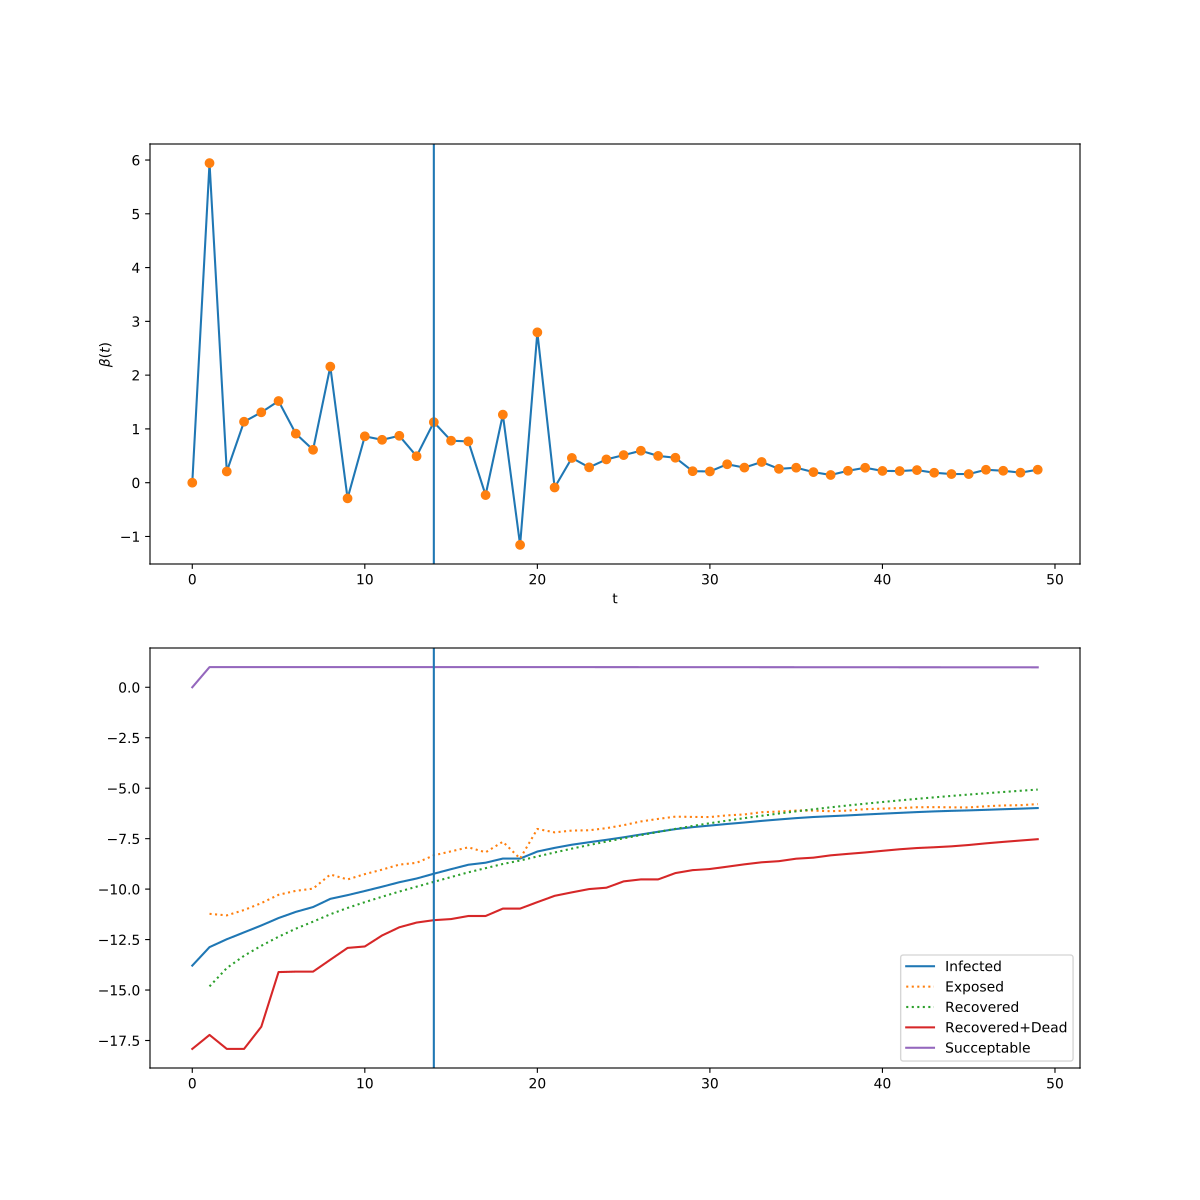

Reproduce this figure in Python.
import pandas as pd
import matplotlib.pyplot as plt
import sys
import argparse 
import os 
from common_utils import get_country_data,strip_year
import numpy as np


if __name__ == "__main__":

   parser = argparse.ArgumentParser()
   parser.add_argument('-i','--input-file',help='Input csv file')
   parser.add_argument('-c','--country-name',help='Country name', default='India')
   parser.add_argument('-o','--output-dir',help='Output dir', default='plots') 
   parser.add_argument('-s','--start-day',help='Starting day', type=int)
   parser.add_argument('-e','--end-day',help='Ending day', type=int)
   parser.add_argument('-l','--lockdown-day',help='Lockdown  day', type=int)
   parser.add_argument('-d','--lockdown-duration',help='Lockdown duration', type=int)

   args = parser.parse_args()

   os.makedirs(args.output_dir, exist_ok=True)

   print("parameters:", vars(args))

   df = pd.read_csv(args.input_file)
   df = get_country_data (df, args.country_name)

   df_l = pd.read_csv("../data/covid-19-lockdown.csv")
   N = dict(zip(df_l['country'].to_list(), df_l['population'].to_list())) 
   L = dict(zip(df_l['country'].to_list(), strip_year(df_l['lockdown'].to_list())))

   print("Population=",N[args.country_name])
   print("Lockdown=",L[args.country_name])

   df = df[df['confirmed'] > 25]
   print("data frame after removing low count:",df.shape)
   days = [int(i) for i in range(0, df.shape[0])]

   dates = strip_year(df['date'].to_list())
   

   count = 0 

   i = np.zeros ([df.shape[0]])
   r = np.zeros ([df.shape[0]])
   rr = np.zeros ([df.shape[0]])
   s = np.zeros ([df.shape[0]])
   e = np.zeros ([df.shape[0]])
   beta = np.zeros ([df.shape[0]])

   population = N[args.country_name]
   gamma = 1.0/7.0
   sigma = 1.0/7.0

   count = 0 
   for index, row in df.iterrows():
      i[count] = row['confirmed']/population 
      rr[count] = row['recovered']/population 
      count +=1
  
   for j in range(1, df.shape[0]):   
      e[j] = ( i[j] - i[j-1] + gamma * i[j])/sigma 
      r[j] = r[j-1] + gamma * i[j] 
      s[j] = 1.0 - ( i[j] + e[j] + r[j])
      beta[j] = (e[j] - e[j-1] + sigma * e[j])/ (s[j] * i[j])

   
   columns=['date','infected','exposed','recovered','succeptable','beta']
   df_new = pd.DataFrame(columns=columns)
   df_new['infected'] = i
   df_new['exposed'] = e
   df_new['recovered'] = rr
   df_new['succeptable'] = s
   df_new['beta'] = beta

   df_new.to_csv(args.output_dir + os.sep + args.country_name +".csv")

   fig = plt.figure(figsize=(12,12))
   ax  = fig.add_subplot(211)
   bx  = fig.add_subplot(212)

   ax.plot(dates, beta)
   ax.plot(dates, beta,'o')
   ax.set_ylabel(r'$\beta(t)$')
   ax.axvline(x=L[args.country_name])
   plt.setp(ax.get_xticklabels(), rotation=90, horizontalalignment='right')
   ax.set_xlabel('t')

   bx.plot(dates,np.log(i),label='Infected')
   bx.plot(dates,np.log(e),':',label='Exposed')
   bx.plot(dates,np.log(r),':',label='Recovered')
   bx.plot(dates,np.log(rr),label='Recovered+Dead')
   bx.plot(dates,s,label='Succeptable')
   plt.setp(bx.get_xticklabels(), rotation=90, horizontalalignment='right')
   bx.legend() 
   #bx.axvline(x=14)
   bx.axvline(x=L[args.country_name])
   plt.savefig(args.output_dir + os.sep + args.country_name +".pdf")
